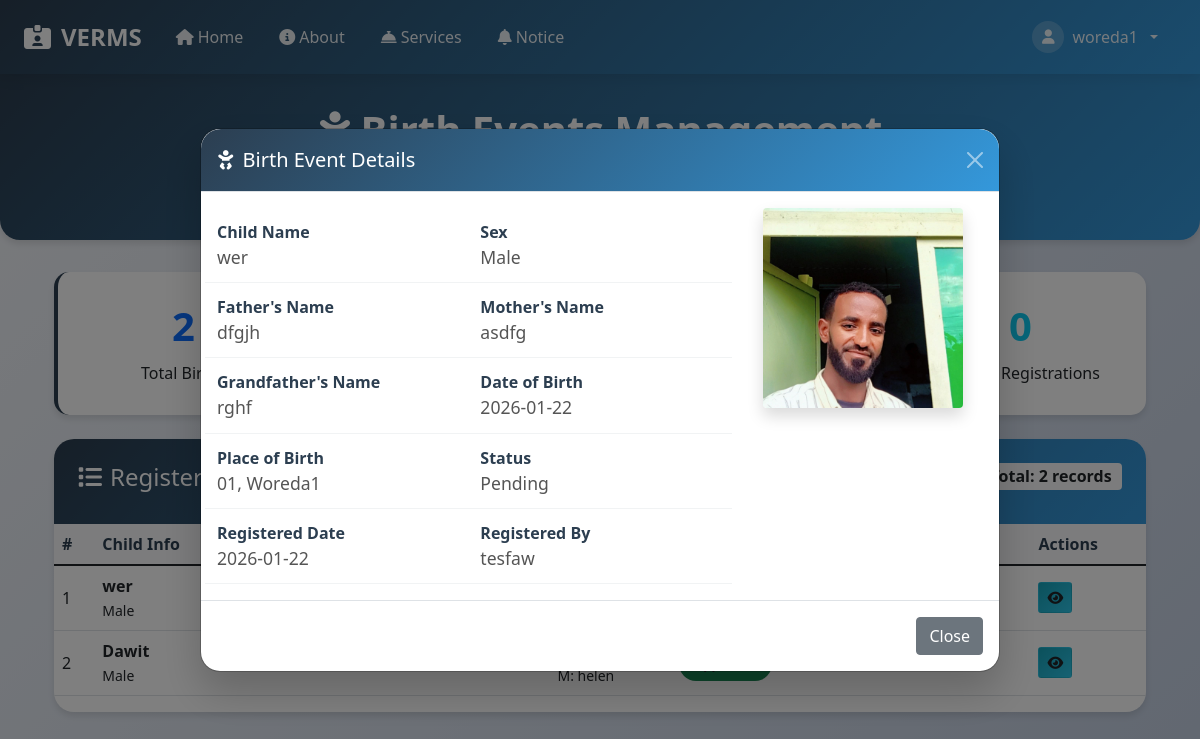
Page /woreda_officer/birth.php?view_id=3 (signed in) on the committed database.
### tables this page shows
CREATE TABLE `birth_events` (
  `id` int(11) NOT NULL,
  `user_id` int(11) DEFAULT NULL,
  `form_number` varchar(50) DEFAULT NULL,
  `registration_uid` varchar(50) DEFAULT NULL,
  `child_name` varchar(100) DEFAULT NULL,
  `father_name` varchar(100) DEFAULT NULL,
  `grandfather_name` varchar(100) DEFAULT NULL,
  `sex` enum('Male','Female') DEFAULT NULL,
  `date_of_birth` date DEFAULT NULL,
  `mother_full_name` varchar(100) DEFAULT NULL,
  `father_full_name` varchar(100) DEFAULT NULL,
  `parents_nationality` varchar(100) DEFAULT NULL,
  `registered_date` date DEFAULT NULL,
  `issue_date` date DEFAULT NULL,
  `photo` varchar(255) DEFAULT NULL,
  `notes` text DEFAULT NULL,
  `status` enum('Pending','Paid','Approved','Rejected') DEFAULT 'Pending',
  `created_at` timestamp NOT NULL DEFAULT current_timestamp(),
  `place_of_birth` int(11) DEFAULT NULL

  
);

CREATE TABLE `kebeles` (
  `id` int(11) NOT NULL,
  `zone_id` int(11) NOT NULL,
  `woreda_id` int(11) NOT NULL,
  `kebele_name` varchar(100) NOT NULL,
  `phone` varchar(20) NOT NULL,
  `kebele_officer_id` int(11) NOT NULL,
  `created_at` timestamp NOT NULL DEFAULT current_timestamp()
);

CREATE TABLE `woredas` (
  `id` int(11) NOT NULL,
  `zone_id` int(11) NOT NULL,
  `woreda_name` varchar(100) NOT NULL,
  `phone` varchar(20) NOT NULL,
  `woreda_officer_id` int(11) NOT NULL,
  `created_at` timestamp NOT NULL DEFAULT current_timestamp()
);

CREATE TABLE `users` (
  `id` int(11) NOT NULL,
  `fullname` varchar(100) NOT NULL,
  `username` varchar(50) NOT NULL,
  `email` varchar(100) NOT NULL,
  `phone` varchar(30) NOT NULL,
  `kebele` varchar(100) NOT NULL,
  `woreda` varchar(100) NOT NULL,
  `zone` varchar(100) NOT NULL,
  `password` varchar(255) NOT NULL,
  `role` enum('kebele','woreda','zone','admin','citizen','statistician') NOT NULL,
  `status` enum('active','inactive') DEFAULT 'active',
  `active` tinyint(1) DEFAULT 1,
  `created_at` timestamp NOT NULL DEFAULT current_timestamp(),
  `security_answer` varchar(255) DEFAULT NULL,
  `security_question` varchar(255) DEFAULT NULL
);

### woreda_officer/birth.php (the view, shortened to what this page needs)
<?php
require_once '../includes/db_connection.php';
$user_id = intval($_SESSION['user_id']);
$woreda_row = $conn->query("SELECT id, woreda_name FROM woredas WHERE woreda_officer_id = $user_id")->fetch_assoc();
$woreda_id = $woreda_row ? $woreda_row['id'] : 0;
$woreda_name = $woreda_row ? $woreda_row['woreda_name'] : '';
$birth_events = $conn->query("
    SELECT b.*, u.fullname AS registered_by, k.kebele_name AS kebele_name
    FROM birth_events b
    JOIN users u ON b.user_id = u.id
    JOIN kebeles k ON b.place_of_birth = k.id
    WHERE k.woreda_id = $woreda_id
    ORDER BY b.created_at DESC
");
$view_id = intval($_GET['view_id'] ?? 0);
$detail = null;
if ($view_id) {
    $detail_stmt = $conn->prepare("
        SELECT b.*, u.fullname AS registered_by, k.kebele_name AS kebele_name, w.woreda_name AS woreda_name
        FROM birth_events b
        JOIN users u ON b.user_id = u.id
        JOIN kebeles k ON b.place_of_birth = k.id
        JOIN woredas w ON k.woreda_id = w.id
        WHERE b.id = ?
        LIMIT 1
    ");
    $detail_stmt->bind_param('i', $view_id);
    $detail_stmt->execute();
    $detail_result = $detail_stmt->get_result();
    $detail = $detail_result->fetch_assoc();
}
$total_births = $birth_events->num_rows;
$approved_births = $conn->query("SELECT COUNT(*) as count FROM birth_events b JOIN kebeles k ON b.place_of_birth = k.id WHERE k.woreda_id = $woreda_id AND b.status = 'Approved'")->fetch_assoc()['count'];
$pending_births = $conn->query("SELECT COUNT(*) as count FROM birth_events b JOIN kebeles k ON b.place_of_birth = k.id WHERE k.woreda_id = $woreda_id AND b.status = 'Pending'")->fetch_assoc()['count'];
$today_births = $conn->query("SELECT COUNT(*) as count FROM birth_events b JOIN kebeles k ON b.place_of_birth = k.id WHERE k.woreda_id = $woreda_id AND DATE(b.created_at) = CURDATE()")->fetch_assoc()['count'];
?>
<!DOCTYPE html>
<html lang="en">
<head>
    <link rel="stylesheet" href="https://cdn.jsdelivr.net/npm/bootstrap@5.3.0/dist/css/bootstrap.min.css">
    <link rel="stylesheet" href="https://cdnjs.cloudflare.com/ajax/libs/font-awesome/6.4.0/css/all.min.css">
</head>
<body>
<?php include '../includes/header.php'; ?>
<div class="dashboard-header text-center">
    <h1 class="fw-bold"><i class="fas fa-baby me-2"></i>Birth Events Management</h1>
    <p class="lead">Manage and monitor birth registrations in <strong><?= htmlspecialchars($woreda_name) ?></strong> Woreda</p>
</div>
<div class="container">
    <div class="row mb-4">
        <div class="col-md-3"><div class="stat-card total text-center"><div class="stat-number text-primary"><?= $total_births ?></div><h6>Total Births</h6></div></div>
        <div class="col-md-3"><div class="stat-card approved text-center"><div class="stat-number text-success"><?= $approved_births ?></div><h6>Approved</h6></div></div>
        <div class="col-md-3"><div class="stat-card pending text-center"><div class="stat-number text-warning"><?= $pending_births ?></div><h6>Pending</h6></div></div>
        <div class="col-md-3"><div class="stat-card today text-center"><div class="stat-number text-info"><?= $today_births ?></div><h6>Today's Registrations</h6></div></div>
    </div>
    <div class="main-card">
        <div class="card-header-custom">
            <div class="row">
                <div class="col-md-6"><h4><i class="fas fa-list me-2"></i>Registered Birth Events</h4></div>
                <div class="col-md-6 text-end"><span class="badge bg-light text-dark fs-6">Total: <?= $total_births ?> records</span></div>
            </div>
        </div>
        <div class="card-body p-0">
            <?php if ($birth_events && $birth_events->num_rows > 0): ?>
                <div class="table-responsive">
                    <table class="table table-custom table-hover align-middle">
                        <thead>
                            <tr>
                                <th>#</th>
                                <th>Child Info</th>
                                <th>Date of Birth</th>
                                <th>Location</th>
                                <th>Parents</th>
                                <th>Status</th>
                                <th>Registered By</th>
                                <th>Actions</th>
                            </tr>
                        </thead>
                        <tbody>
                            <?php $i=1; while($row=$birth_events->fetch_assoc()): ?>
                                <tr>
                                    <td><?= $i++ ?></td>
                                    <td><strong><?= htmlspecialchars($row['child_name']) ?></strong><br><small><?= htmlspecialchars($row['sex']) ?></small></td>
                                    <td><?= htmlspecialchars($row['date_of_birth']) ?></td>
                                    <td><?= htmlspecialchars($row['kebele_name']) ?></td>
                                    <td><small>F: <?= htmlspecialchars($row['father_full_name']) ?><br>M: <?= htmlspecialchars($row['mother_full_name']) ?></small></td>
                                    <td>
                                        <span class="badge-status bg-<?=
                                            $row['status']=='Approved'?'success':($row['status']=='Paid'?'primary':'warning') ?>">
                                        </span>
                                    </td>
                                    <td><small><?= htmlspecialchars($row['registered_by']) ?></small></td>
                                    <td><a href="?view_id=<?= $row['id'] ?>" class="btn btn-view btn-sm btn-custom"><i class="fas fa-eye"></i></a></td>
                                </tr>
                            <?php endwhile; ?>
                        </tbody>
                    </table>
                </div>
            <?php else: ?>
                <div class="text-center py-5 text-muted"><i class="fas fa-baby-carriage fa-3x mb-3"></i><h5>No Birth Events Found</h5></div>
            <?php endif; ?>
        </div>
    </div>
</div>
<?php if ($detail): ?>
<div class="modal fade show d-block" id="detailModal" tabindex="-1" style="background: rgba(0,0,0,0.5);">
    <div class="modal-dialog modal-lg modal-dialog-centered modal-custom">
        <div class="modal-content">
            <div class="modal-header">
                <h5 class="modal-title"><i class="fas fa-baby me-2"></i>Birth Event Details</h5>
                <button type="button" class="btn-close btn-close-white" aria-label="Close" onclick="closeModal()"></button>
            </div>
            <div class="modal-body">
                <div class="row">
                    <div class="col-md-8">
                        <div class="row">
                            <div class="col-md-6 detail-item"><div class="detail-label">Child Name</div><div class="detail-value"><?= htmlspecialchars($detail['child_name']) ?></div></div>
                            <div class="col-md-6 detail-item"><div class="detail-label">Sex</div><div class="detail-value"><?= htmlspecialchars($detail['sex']) ?></div></div>
                            <div class="col-md-6 detail-item"><div class="detail-label">Father's Name</div><div class="detail-value"><?= htmlspecialchars($detail['father_full_name']) ?></div></div>
                            <div class="col-md-6 detail-item"><div class="detail-label">Mother's Name</div><div class="detail-value"><?= htmlspecialchars($detail['mother_full_name']) ?></div></div>
                            <div class="col-md-6 detail-item"><div class="detail-label">Grandfather's Name</div><div class="detail-value"><?= htmlspecialchars($detail['grandfather_name']) ?></div></div>
                            <div class="col-md-6 detail-item"><div class="detail-label">Date of Birth</div><div class="detail-value"><?= htmlspecialchars($detail['date_of_birth']) ?></div></div>
                            <div class="col-md-6 detail-item"><div class="detail-label">Place of Birth</div><div class="detail-value"><?= htmlspecialchars($detail['kebele_name']) ?>, <?= htmlspecialchars($detail['woreda_name']) ?></div></div>
                            <div class="col-md-6 detail-item"><div class="detail-label">Status</div><div class="detail-value"><?= htmlspecialchars($detail['status']) ?></div></div>
                            <div class="col-md-6 detail-item"><div class="detail-label">Registered Date</div><div class="detail-value"><?= htmlspecialchars($detail['registered_date']) ?></div></div>
                            <div class="col-md-6 detail-item"><div class="detail-label">Registered By</div><div class="detail-value"><?= htmlspecialchars($detail['registered_by']) ?></div></div>
                        </div>
                    </div>
                    <div class="col-md-4 text-center">
                        <?php if ($detail['photo']): ?>
                            <img src="../<?= htmlspecialchars($detail['photo']) ?>" alt="Child Photo" class="img-fluid rounded shadow" style="max-height:200px;">
                        <?php else: ?>
                            <div class="photo-placeholder"><i class="fas fa-baby"></i></div>
                            <small class="text-muted d-block mt-2">No photo available</small>
                        <?php endif; ?>
                    </div>
                </div>
            </div>
            <div class="modal-footer">
                <button type="button" class="btn btn-secondary btn-custom" onclick="closeModal()">Close</button>
            </div>
        </div>
    </div>
</div>
<?php endif; ?>
</body>
</html>

### rows in the picture
birth_events: child_name "wer", sex "Male", father_full_name "dfgjh", mother_full_name "asdfg", grandfather_name "rghf", date_of_birth "2026-01-22", place_of_birth.kebele_name "01", woredas.woreda_name "Woreda1", status "Pending", registered_date "2026-01-22", user.fullname "tesfaw", photo (picture)
birth_events: child_name "Dawit", sex "Male", mother_full_name "helen"

### other values in the picture
$_SESSION['username'] "woreda1"
$total_births "2"
$today_births "0"
